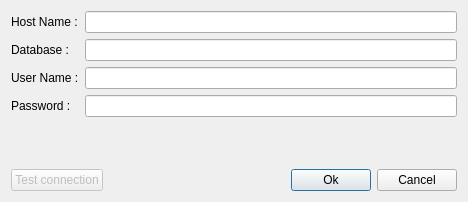
<?xml version="1.0" encoding="UTF-8"?>
<ui version="4.0">
 <class>MEditSettings</class>
 <widget class="QDialog" name="MEditSettings">
  <property name="geometry">
   <rect>
    <x>0</x>
    <y>0</y>
    <width>468</width>
    <height>202</height>
   </rect>
  </property>
  <property name="windowTitle">
   <string>Database settings</string>
  </property>
  <layout class="QVBoxLayout" name="verticalLayout">
   <item>
    <layout class="QFormLayout" name="formLayout">
     <item row="0" column="0">
      <widget class="QLabel" name="label">
       <property name="text">
        <string>Host Name :</string>
       </property>
      </widget>
     </item>
     <item row="1" column="0">
      <widget class="QLabel" name="label_2">
       <property name="text">
        <string>Database :</string>
       </property>
      </widget>
     </item>
     <item row="2" column="0">
      <widget class="QLabel" name="label_3">
       <property name="text">
        <string>User Name :</string>
       </property>
      </widget>
     </item>
     <item row="3" column="0">
      <widget class="QLabel" name="label_4">
       <property name="text">
        <string>Password :</string>
       </property>
      </widget>
     </item>
     <item row="0" column="1">
      <widget class="QLineEdit" name="hostName"/>
     </item>
     <item row="1" column="1">
      <widget class="QLineEdit" name="databaseName"/>
     </item>
     <item row="2" column="1">
      <widget class="QLineEdit" name="userName"/>
     </item>
     <item row="3" column="1">
      <widget class="QLineEdit" name="password"/>
     </item>
    </layout>
   </item>
   <item>
    <layout class="QHBoxLayout" name="horizontalLayout">
     <item>
      <widget class="QPushButton" name="testConnection">
       <property name="enabled">
        <bool>false</bool>
       </property>
       <property name="text">
        <string>Test connection</string>
       </property>
      </widget>
     </item>
     <item>
      <spacer name="horizontalSpacer">
       <property name="orientation">
        <enum>Qt::Horizontal</enum>
       </property>
       <property name="sizeHint" stdset="0">
        <size>
         <width>40</width>
         <height>20</height>
        </size>
       </property>
      </spacer>
     </item>
     <item>
      <widget class="QPushButton" name="okButton">
       <property name="text">
        <string>Ok</string>
       </property>
       <property name="autoDefault">
        <bool>false</bool>
       </property>
       <property name="default">
        <bool>true</bool>
       </property>
       <property name="flat">
        <bool>false</bool>
       </property>
      </widget>
     </item>
     <item>
      <widget class="QPushButton" name="cancelButton">
       <property name="text">
        <string>Cancel</string>
       </property>
      </widget>
     </item>
    </layout>
   </item>
  </layout>
 </widget>
 <resources/>
 <connections>
  <connection>
   <sender>testConnection</sender>
   <signal>clicked()</signal>
   <receiver>MEditSettings</receiver>
   <slot>TestConnection()</slot>
   <hints>
    <hint type="sourcelabel">
     <x>81</x>
     <y>184</y>
    </hint>
    <hint type="destinationlabel">
     <x>162</x>
     <y>164</y>
    </hint>
   </hints>
  </connection>
  <connection>
   <sender>hostName</sender>
   <signal>textChanged(QString)</signal>
   <receiver>MEditSettings</receiver>
   <slot>updateTestConnection()</slot>
   <hints>
    <hint type="sourcelabel">
     <x>151</x>
     <y>19</y>
    </hint>
    <hint type="destinationlabel">
     <x>11</x>
     <y>40</y>
    </hint>
   </hints>
  </connection>
  <connection>
   <sender>databaseName</sender>
   <signal>textChanged(QString)</signal>
   <receiver>MEditSettings</receiver>
   <slot>updateTestConnection()</slot>
   <hints>
    <hint type="sourcelabel">
     <x>211</x>
     <y>54</y>
    </hint>
    <hint type="destinationlabel">
     <x>6</x>
     <y>72</y>
    </hint>
   </hints>
  </connection>
  <connection>
   <sender>userName</sender>
   <signal>textChanged(QString)</signal>
   <receiver>MEditSettings</receiver>
   <slot>updateTestConnection()</slot>
   <hints>
    <hint type="sourcelabel">
     <x>194</x>
     <y>98</y>
    </hint>
    <hint type="destinationlabel">
     <x>3</x>
     <y>114</y>
    </hint>
   </hints>
  </connection>
 </connections>
 <slots>
  <slot>TestConnection()</slot>
  <slot>updateTestConnection()</slot>
 </slots>
</ui>
